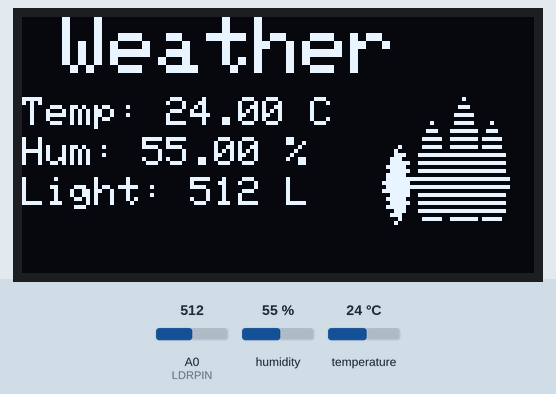
Recording of a sketch running on a simulated ESP8266 (NodeMCU). Shown: 128×64 one-colour display. The test bench sets the inputs (shaded band); at power-on: A0 (LDRPIN) = 512, humidity 55 %, temperature 24 °C. WiFi joins after 1.5 s; servers stay silent unless stated; network time is answered at once with the bench clock; the local clock reads 2024-03-15 10:24:30 at power-on unless the sketch sets it; what the sketch prints to the serial monitor is not drawn.

Above: at 4.8 s.
4.9 s: A0 (LDRPIN) set to 490
At 11.4 s:
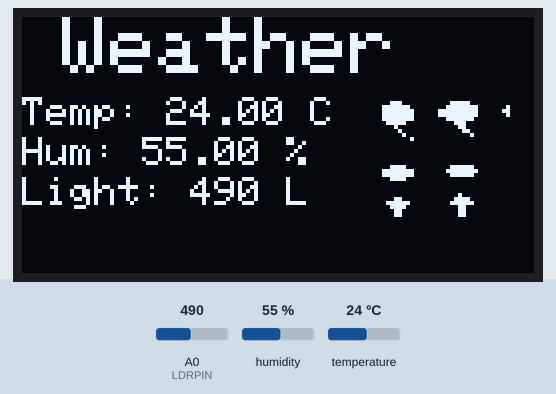
15.9 s: humidity set to 22 %
At 19.1 s:
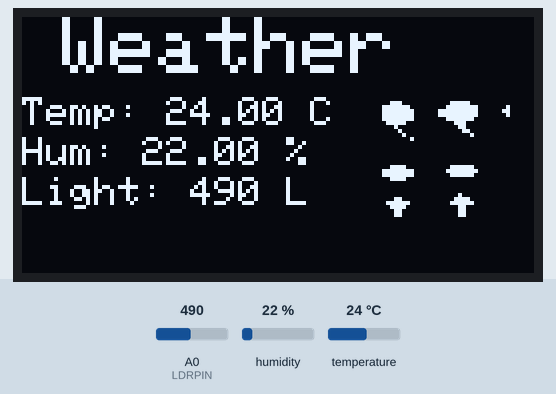
23.1 s: temperature set to 12 °C
At 25.6 s:
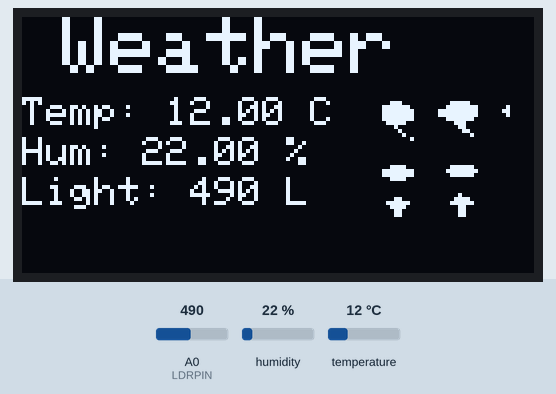
30.3 s: A0 (LDRPIN) set to 511
At 33.3 s:
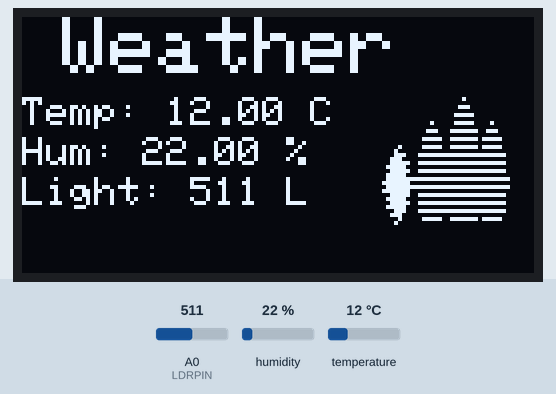
37.5 s: humidity set to 40 %
At 40.9 s:
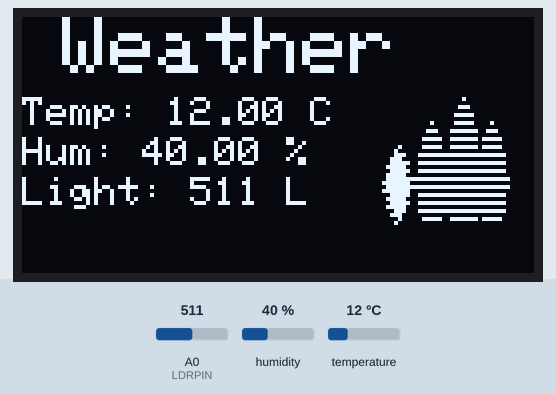
44.7 s: A0 (LDRPIN) set to 306
At 47.4 s:
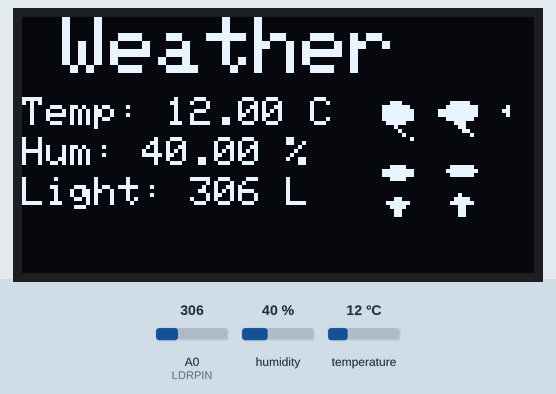
Timing chart, 0 to 48.9 s (numbered marks = the images above; inputs shaded):
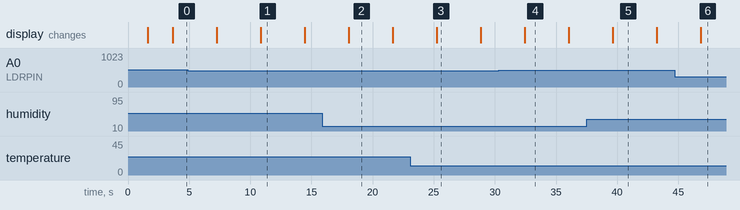

Measured:
- the behaviour switches between 499 and 500 on A0 (LDRPIN) (found by bisection; images 3 and 4)
- after the input at 4.9 s, the display: first differs from a run without the input after 6.0 s (image 1)
- after the input at 30.3 s, the display: changes after 2.1 s (image 4)
- after the input at 44.7 s, the display: changes after 2.1 s (image 6)
- what the display in image 1 shows lasts 3.5 s, from 10.9 s to 14.4 s

The sketch:

Wetterstation.ino
```cpp
/*
 * ESP8266 Board Information:
 *
 * Board: NodeMCU 1.0 (ESP-12E Module)
 * - Processor: 32-bit RISC CPU running at 80 MHz (can be overclocked to 160 MHz)
 * - Memory: 32 KB instruction RAM, 80 KB user data RAM, 16 KB ETS system data RAM, built-in flash memory
 * - GPIO: 16 GPIO pins, PWM output, I2C, SPI, and UART interfaces
 * - Wi-Fi: Supports 2.4 GHz Wi-Fi (802.11 b/g/n), full TCP/IP protocol stack
 * - Other: ADC (Analog to Digital Converter) with 10-bit resolution
 *
 * Ensure the correct board is selected in the Arduino IDE:
 * - Board: NodeMCU 1.0 (ESP-12E Module)
 * - Port: Select the appropriate COM port
 * - Flash Size: 4M (3M SPIFFS)
 * - Upload Speed: 115200
 */

#include <ESP8266WiFi.h>
#include <WiFiUdp.h>
#include <NTPClient.h>
#include <DHT.h>
#include <Wire.h>
#include <Adafruit_GFX.h>
#include <Adafruit_SSD1306.h>

#include "eis.h"
#include "sun.h"
#include "moon.h"
#include "cloud.h"
#include "drop.h"

#define DHT_TYPE DHT11
#define DHT_PIN D5
#define DHT_POWER D0
#define LDRPIN A0

const char* ssid = "FRITZ!Box Beatmaker";
const char* password = "password";

// DHT-Sensor-Objekt
DHT dht(DHT_PIN, DHT_TYPE);

// OLED-Display
Adafruit_SSD1306 display(128, 64, &Wire, 0x3C);

// Zeit-Client
WiFiUDP ntpUDP;
NTPClient timeClient(ntpUDP, "de.pool.ntp.org", 7200, 60000);

// Wochentage
String weekdays[7] = {"Sunday", "Monday", "Tuesday", "Wednesday", "Thursday", "Friday", "Saturday"};

void setup() {
  // OLED initialisieren
  display.begin(SSD1306_SWITCHCAPVCC, 0x3C);
  display.clearDisplay();

  // WiFi verbinden
  Serial.begin(115200);
  display.setCursor(0, 0);
  display.setTextSize(1);
  display.println("Connecting to WiFi...");
  display.display();
  WiFi.begin(ssid, password);

  while (WiFi.status() != WL_CONNECTED) {
    delay(500);
    Serial.print(".");
  }
  Serial.println("\nWiFi connected!");

  // DHT-Sensor und NTP-Client initialisieren
  pinMode(DHT_POWER, OUTPUT);
  digitalWrite(DHT_POWER, HIGH);
  dht.begin();
  timeClient.begin();
  timeClient.update();

  // Begrüßung anzeigen
  display.clearDisplay();
  display.setCursor(0, 0);
  display.setTextSize(1);
  display.println("WiFi connected!");
  display.display();
  delay(2000);
  display.clearDisplay();
}

void loop() {
  // Daten erfassen
  int ldr = analogRead(LDRPIN);
  float temperature = dht.readTemperature();
  float humidity = dht.readHumidity();
  timeClient.update();

  // Display aktualisieren
  display.clearDisplay();

  // Überschrift
  display.setCursor(10, 0);
  display.setTextSize(2);
  display.println("Weather");

  // Temperatur
  display.setCursor(0, 20);
  display.setTextSize(1);
  display.print("Temp: ");
  display.print(temperature);
  display.println(" C");

  // Luftfeuchtigkeit
  display.setCursor(0, 30);
  display.print("Hum: ");
  display.print(humidity);
  display.println(" %");

  // Helligkeit
  display.setCursor(0, 40);
  display.print("Light: ");
  display.print(ldr);
  display.println(" L");

  // Symbol abhängig von der Helligkeit
  if (ldr < 500) {
    display.drawXBitmap(90, 20, moon_bits, moon_width, moon_height, WHITE);
  } else {
    display.drawXBitmap(90, 20, sun_bits, sun_width, sun_height, WHITE);
  }

  // Aktualisieren
  display.display();
  delay(2000);
  fadeOut();

  // Zeit anzeigen
  display.clearDisplay();
  display.setCursor(0, 0);
  display.setTextSize(1);
  display.print("Day: ");
  display.println(weekdays[timeClient.getDay()]);
  display.setCursor(0, 10);
  display.print("Time: ");
  display.println(timeClient.getFormattedTime());
  display.display();
  delay(2000);
  fadeOut();
}

void fadeOut() {
  for (int contrast = 255; contrast >= 0; contrast -= 5) {
    display.ssd1306_command(SSD1306_SETCONTRAST);
    display.ssd1306_command(contrast);
    delay(30);
  }
  display.clearDisplay();
  display.ssd1306_command(SSD1306_SETCONTRAST);
  display.ssd1306_command(255);
}
```

cloud.h
```cpp
#ifndef CLOUD_H
#define CLOUD_H

#define cloud_width 32
#define cloud_height 32
const unsigned char cloud_bits[] PROGMEM = {
  0x00, 0x00, 0x00, 0x00, 0x3C, 0x00, 0x7E, 0x00,
  0xFF, 0x00, 0xFF, 0x00, 0xFF, 0x00, 0x7E, 0x00,
  0x3C, 0x00, 0x00, 0x00, 0x00, 0x00, 0x00, 0x00,
  0x00, 0x00, 0x00, 0x00, 0x00, 0x00, 0x00, 0x00
};

#endif
```

drop.h
```cpp
#ifndef DROP_H
#define DROP_H

#define drop_width 32
#define drop_height 32
const unsigned char drop_bits[] PROGMEM = {
  0x00, 0x00, 0x08, 0x00, 0x18, 0x00, 0x3C, 0x00,
  0x7E, 0x00, 0x7E, 0x00, 0x3C, 0x00, 0x18, 0x00,
  0x18, 0x00, 0x18, 0x00, 0x18, 0x00, 0x18, 0x00,
  0x00, 0x00, 0x00, 0x00, 0x00, 0x00, 0x00, 0x00
};

#endif
```

eis.h
```cpp
#ifndef EIS_H
#define EIS_H

#define eis_width 32
#define eis_height 32
const unsigned char eis_bits[] PROGMEM = {
  0x00, 0x00, 0x00, 0x00, 0x00, 0x00, 0x18, 0x00,
  0x00, 0x00, 0x00, 0x00, 0x3C, 0x00, 0x00, 0x00,
  0x00, 0x00, 0x7E, 0x00, 0x00, 0x00, 0x00, 0x00,
  0xFF, 0x00, 0x00, 0x00, 0x00, 0x00, 0xFF, 0x80,
  0x00, 0x00, 0x00, 0x00, 0xE7, 0xC0, 0x00, 0x00,
  0x00, 0x00, 0xC3, 0xE0, 0x00, 0x00, 0x00, 0x00,
  0xC3, 0xE0, 0x00, 0x00, 0x00, 0x00, 0xE7, 0xC0,
  0x00, 0x00, 0x00, 0x00, 0xFF, 0x80, 0x00, 0x00,
  0x00, 0x00, 0x7E, 0x00, 0x00, 0x00, 0x00, 0x00,
  0x3C, 0x00, 0x00, 0x00, 0x00, 0x00, 0x18, 0x00,
  0x00, 0x00, 0x00, 0x00, 0x00, 0x00, 0x00, 0x00
};

#endif
```

moon.h
```cpp
#ifndef MOON_H
#define MOON_H

#define moon_width 32
#define moon_height 32
const unsigned char moon_bits[] PROGMEM = {
  // 32x32 Moon bitmap data
  0x00, 0x00, 0x00, 0x00, 0x1C, 0x00, 0x3E, 0x00,
  0x7F, 0x00, 0xFF, 0x80, 0xFF, 0xC0, 0xFF, 0xC0,
  0xFF, 0xC0, 0xFF, 0x80, 0xFF, 0x00, 0x7F, 0x00,
  0x3E, 0x00, 0x1C, 0x00, 0x08, 0x00, 0x18, 0x00,
  0x10, 0x00, 0x30, 0x00, 0x20, 0x00, 0x40, 0x00,
  0x80, 0x00, 0x00, 0x00
};

#endif
```

Source omitted: sun.h (data table, 1275 bytes)
